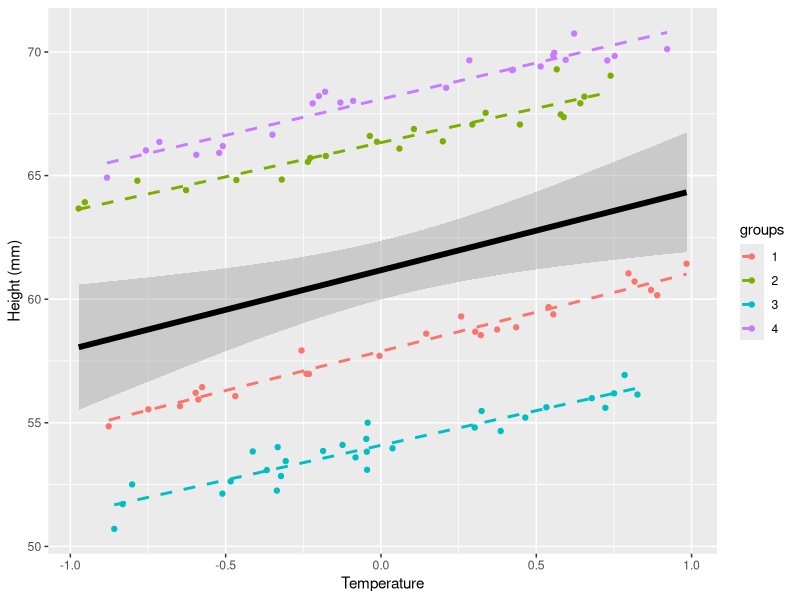
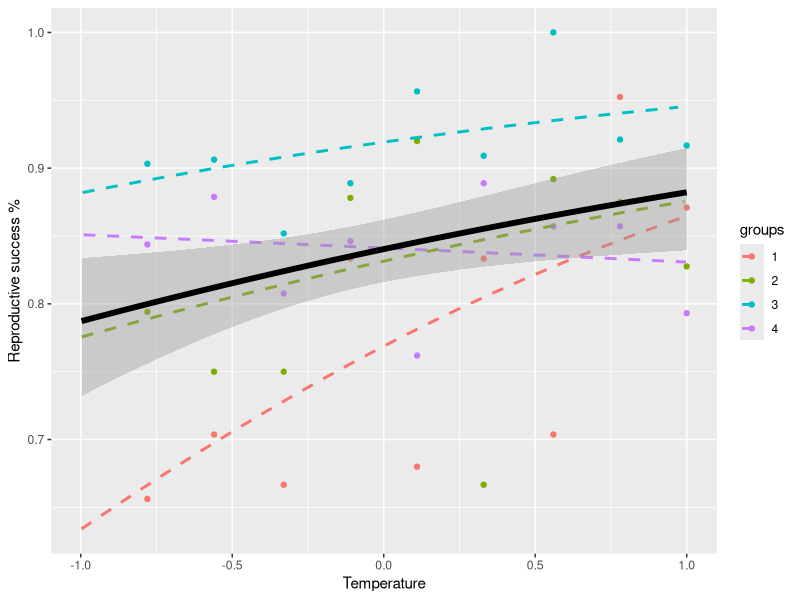
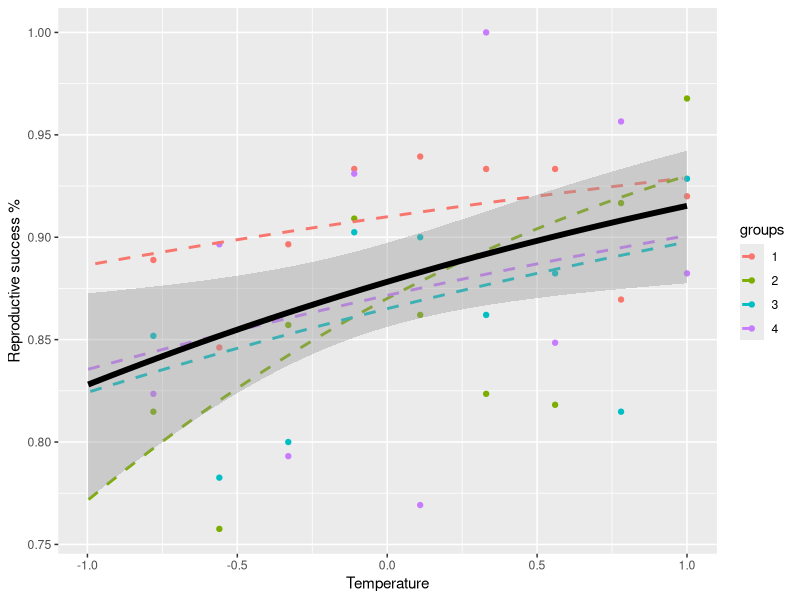
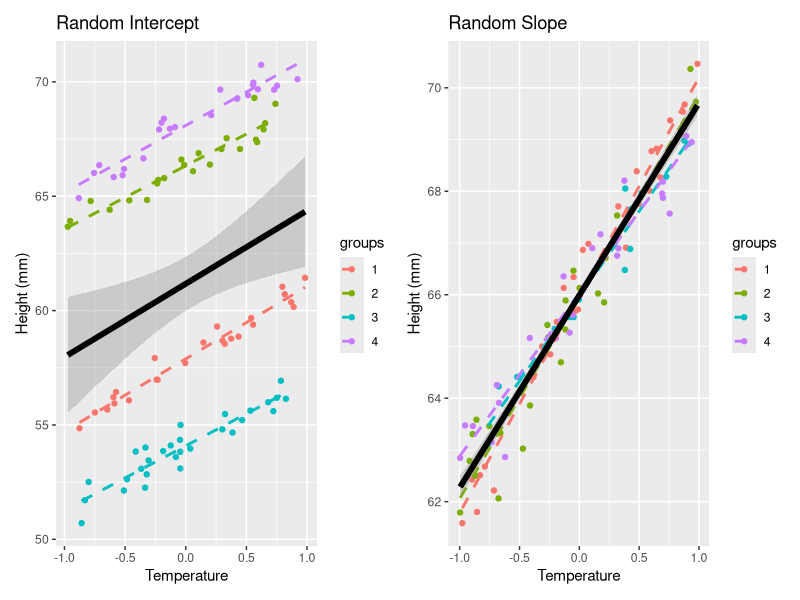
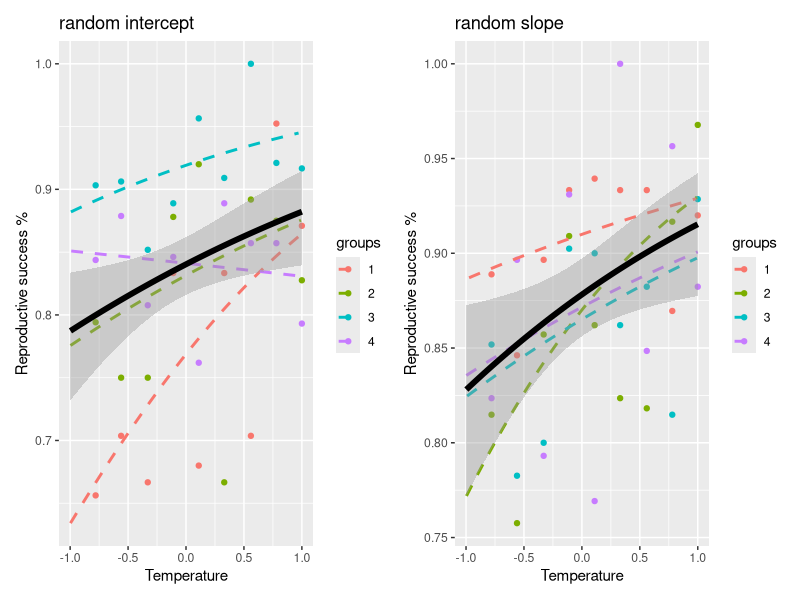

These figures' R source, in order:
library(tidyverse); library(cowplot)
library(patchwork)

set.seed(1)
### NORMAL -----


### RANDOM INTERCEPT ------
n <- 100
n_groups <- 4
x <- runif(n, -1, 1)
X <- matrix(c(rep(1, n), x), nrow = n) # 
beta <- c(66, 3)
sd_randeff = 0.2*beta[1]   ### why?

g <- sort(sample.int(n_groups, size = n, replace = T))
group <-  as.factor(g)
randintercep <- rnorm(n_groups, mean = beta[1], sd = sd_randeff)

mu <- sapply(1:n, FUN = function(i) X[i,] %*% c(randintercep[g[i]],beta[2])) 


sigma <- 0.5
y <- rnorm(n, mu, sd = sigma) 


data <- data.frame(y=y,x=x,groups=group)

nri <- ggplot(data, aes(x=x,y=y)) + geom_point(aes(col=groups)) +
  geom_smooth(method = "lm", aes(col=groups), se=F, linetype="dashed") +
  geom_smooth(method = "lm", size=2, col="black") +
  ylab("Height (mm)") + xlab("Temperature")
nri



### RANDOM SLOPE ------
n <- 100
n_groups <- 4

x <- runif(n, -1, 1)
X <- matrix(c(rep(1, n), x), nrow = n) # 
beta <- c(66, 3)

sd_randslope = 0.2*beta[2]

g <- sort(sample.int(n_groups, size = n, replace = T))
group <-  as.factor(g)
randslope <- rnorm(n_groups, mean = beta[2], sd = sd_randslope)
# maybe do some correlation between random slope and fixed intercept 
#MASS::mvrnorm()
mu <- sapply(1:n, FUN = function(i) X[i,] %*% c(beta[1],randslope[g[i]])) 


sigma <- 0.5
y <- rnorm(n, mu, sd = sigma) 

data <- data.frame(y=y,x=x,groups=group)

nrs <- ggplot(data, aes(x=x,y=y)) + geom_point(aes(col=groups)) +
  geom_smooth(method = "lm", aes(col=groups), se=F, linetype="dashed") +
  geom_smooth(method = "lm", size=2, col="black") +
  ylab("Height (mm)") + xlab("Temperature")


### PLOT ----

jpeg("Figures/ex_data_normal.jpeg", width=800)
nri + ggtitle("Random Intercept") + nrs + ggtitle("Random Slope")
dev.off()



### BINOMIAL -----


### RANDOM INTERCEPT -----

n <- 1000L

inv.logit <- function(p){return(exp(p)/(1 + exp(p)))}
## The data generating process ### 
x <- runif(n, -1, 1)
X <- matrix(c(rep(1, n), x), nrow = n) # 
beta <- c(2,0.3)     ## suggestion c(0.1, 1)
sd_randeff = 0.2*beta[1]

g <- sort(sample.int(n_groups, size = n, replace = T))
group <-  as.factor(g)
randintercep <- rnorm(n_groups, mean = beta[1], sd = sd_randeff)

mu <- sapply(1:n, FUN = function(i) X[i,] %*% c(randintercep[g[i]],beta[2])) 

## The binomial model
y <- rbinom(n, 1, inv.logit(mu))

data <- data.frame(y=y,x=x,groups=group)

# grouping data for ploting percentages of repr success
x2 <- round(seq(-1,1,length.out = 10),2)
data$x2 <- 1 
for(i in 9:1){
  data$x2[data$x<=x2[i]] <- x2[i]
}
table(data$x2)
data2 <- data %>% group_by(groups, x2) %>% summarise(one=sum(y), tot=n()) %>%
  mutate(prop = one/tot)


bri <- ggplot(data, aes(x=x,y=y)) + 
  geom_point(data=data2, aes(col=groups, x=x2,y=prop)) +
  geom_smooth(method = "glm", method.args= list(family="binomial"),
              aes(col=groups), se=F, linetype="dashed") +
  geom_smooth(method = "glm",  method.args= list(family="binomial"),
              size=2, col="black") +
  ylab("Reproductive success %") + xlab("Temperature")
bri




### RANDOM SLOPE -----


set.seed(1)
n <- 1000L

inv.logit <- function(p){return(exp(p)/(1 + exp(p)))}
## The data generating process ### 
x <- runif(n, -1, 1)
X <- matrix(c(rep(1, n), x), nrow = n) # 
beta <- c(2,0.3)
sd_randslope = 0.2*beta[2]

g <- sort(sample.int(n_groups, size = n, replace = T))
group <-  as.factor(g)
randslope <- rnorm(n_groups, mean = beta[2], sd = sd_randslope)

mu <- sapply(1:n, FUN = function(i) X[i,] %*% c(beta[1],randslope[g[i]]))  

## The binomial model
y <- rbinom(n, 1, inv.logit(mu))

data <- data.frame(y=y,x=x,groups=group)

# grouping data for ploting percentages of repr success
x2 <- round(seq(-1,1,length.out = 10),2)
data$x2 <- 1 
for(i in 9:1){
  data$x2[data$x<=x2[i]] <- x2[i]
}
table(data$x2)
data2 <- data %>% group_by(groups, x2) %>% summarise(one=sum(y), tot=n()) %>%
  mutate(prop = one/tot)


brs <- ggplot(data, aes(x=x,y=y)) + 
  geom_point(data=data2, aes(col=groups, x=x2,y=prop)) +
  geom_smooth(method = "glm", method.args= list(family="binomial"),
              aes(col=groups), se=F, linetype="dashed") +
  geom_smooth(method = "glm",  method.args= list(family="binomial"),
              size=2, col="black") +
  ylab("Reproductive success %") + xlab("Temperature")

brs

### PLOT ----
jpeg("Figures/ex_data_binomial.jpeg", width=800)
bri + ggtitle("random intercept") + brs + ggtitle("random slope")
dev.off()

